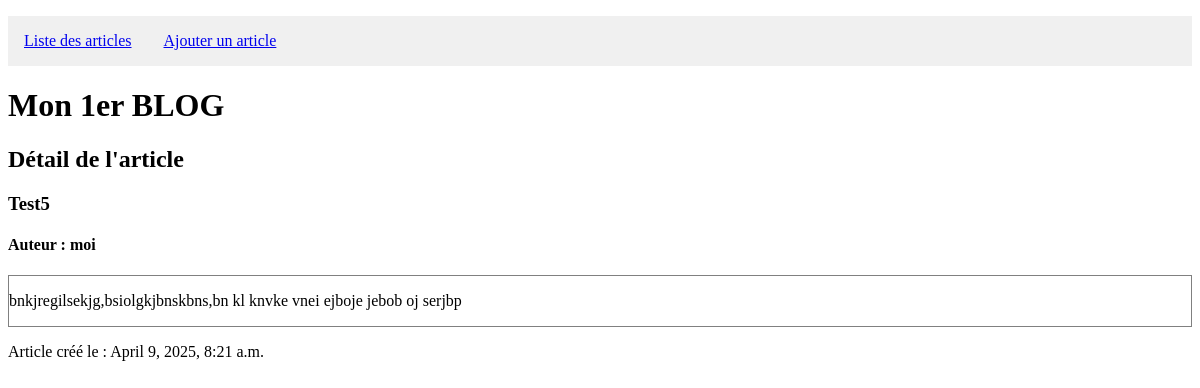
/blog/detail_article/test5, run on the app's committed database.
### blog/models.py (models this page shows, shortened)
class Article(models.Model):
    titre = models.CharField(max_length=100, validators=[MinLengthValidator(5)])
    titre = models.CharField(max_length=100, unique=True, )
    auteur = models.CharField(max_length=100)
    contenu = models.TextField()
    date = models.DateTimeField(auto_now_add=True)
    slug = models.SlugField(max_length=200, unique=True, blank=True) # Pour des URLs lisibles

### blog/views.py (the view)
# urls.py: path('detail_article/<slug:slug>', views.detail_article, name='detail_article'),
def detail_article(request,slug):
    article = get_object_or_404(Article, slug=slug)
    return render(request, 'blog/detail_article.html',{'article' : article})

### blog/templates/blog/detail_article.html (shortened to what this page needs)
{% extends "blog/base.html" %}
{% block content %}
<h2>Détail de l'article</h2>
<h3>{{article.titre}}</h3>
<h4>Auteur : {{article.auteur}}</h4>
<p>
    <div class="contenu">{{article.contenu}}</div>
    <div>Article créé le : {{article.date}}</div>
</p>
{% endblock %}

### blog/static/blog/css/style.css (style rules this page uses)
.contenu { border: 1px solid grey; padding: 1rem 0rem; margin: 1rem 0rem; }

### data on the page
Article: titre "Test5", auteur "moi", contenu "bnkjregilsekjg,bsiolgkjbnskbns,bn kl knvke vnei ejboje jebob oj serjbp", date "April 9, 2025, 8:21 a.m."
